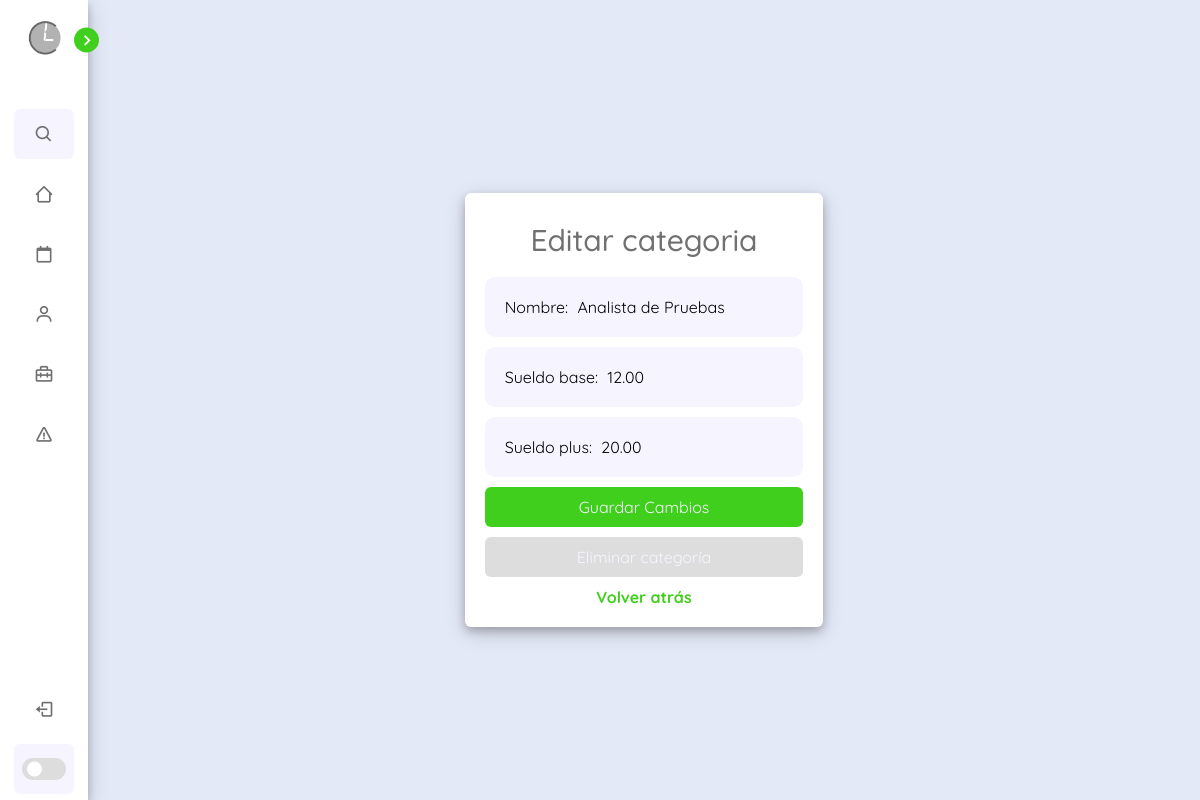
Page /scripts/php/category/categoryEdit.php?id_categoria=2 on the committed database.
### tables this page shows
CREATE TABLE `categorias` (
  `id_categoria` int(10) NOT NULL,
  `id_departamento` int(10) NOT NULL,
  `nombre` varchar(50) NOT NULL,
  `sueldo_normal` decimal(9,2) NOT NULL,
  `sueldo_plus` decimal(9,2) NOT NULL
);

### scripts/php/category/categoryEdit.php (the view, shortened to what this page needs)
<!DOCTYPE html>
<html lang="es">
<head>
    <link href="../../../css/dashboard.css" rel="stylesheet" />
    <link href="https://unpkg.com/boxicons@2.1.4/css/boxicons.min.css" rel="stylesheet" />
    <link rel="stylesheet" href="https://cdn.jsdelivr.net/npm/sweetalert2@11.6.7/dist/sweetalert2.min.css">
</head>
<body>
    <nav class="sidebar close">
        <header>
            <div class="image-text">
                <span class="image">
                    <img src="../../../img/cuandoLibro-logo.png" alt="logoClaro" />
                </span>
            </div>
            <i class="bx bx-chevron-right toggle"></i>
        </header>
        <div class="menu-bar">
            <div class="menu">
                <li class="search-box">
                    <i class="bx bx-search icon"></i>
                </li>
                <ul class="menu-links">
                    <li class="nav-links">
                        <a href="../dashboard.php">
                            <i class="bx bx-home-alt-2 icon"></i>
                        </a>
                    </li>
                    <li class="nav-links">
                        <a href="horarios.php">
                            <i class="bx bx-calendar-alt icon"></i>
                        </a>
                    </li>
                    <li class="nav-links">
                        <a href="trabajadores.php">
                            <i class="bx bx-user icon"></i>
                        </a>
                    </li>
                    <li class="nav-links">
                        <a href="#department">
                            <i class="bx bx-briefcase-alt-2 icon"></i>
                        </a>
                    </li>
                    <li class="nav-links">
                        <a href="avisos.php">
                            <i class="bx bx-error icon"></i>
                        </a>
                    </li>
                </ul>
            </div>
            <div class="bottom-content">
                <li class="">
                    <a href="../scripts/php/seguridad/cerrarSesion.php">
                        <i class="bx bx-log-out icon"></i>
                    </a>
                </li>
                <li class="mode">
                    <div class="toogle-switch">
                        <span class="switch"></span>
                    </div>
                </li>
            </div>
        </div>
    </nav>
    <section class="homeTitle" id="department">
        <div class="contenedor-formulario">
            <?php
            include("../seguridad/conexion.php");
            $id_categoria = isset($_GET['id_categoria']) ? $_GET['id_categoria'] : null;
            $id_departamento = isset($_GET['id_departamento']) ? $_GET['id_departamento'] : null;
            $nombre_departamento = isset($_GET['nombre_departamento']) ? $_GET['nombre_departamento'] : null;
            $query_departamentos = "SELECT * FROM categorias WHERE id_categoria = '$id_categoria'";
            $resultado_departamentos = mysqli_query($conexion, $query_departamentos);
            if ($resultado_departamentos->num_rows > 0) {
                $datos_departamentos = mysqli_fetch_assoc($resultado_departamentos);
                ?>
                <form class="form" id="scheduleForm">
                    <h2 class="text">Editar categoria</h2>
                    <label for="nombre">Nombre:
                        <input type="text" name="nombre" value="<?php echo $datos_departamentos['nombre']; ?>">
                    </label>
                    <label for="sueldo_normal">Sueldo base:
                        <input type="number" step="0.01" name="sueldo_normal"
                            value="<?php echo $datos_departamentos['sueldo_normal']; ?>">
                    </label>
                    <label for="sueldo_plus">Sueldo plus:
                        <input type="number" step="0.01" name="sueldo_plus"
                            value="<?php echo $datos_departamentos['sueldo_plus']; ?>">
                    </label>
                    <button onclick="saveCategory()" type="button" class="saveButton">Guardar Cambios</button>
                    <button onclick="deleteCategory()" type="button" class="deleteButton">Eliminar categoría</button>
                    <a
                        href="../../../sites/categorias.php?id_departamento=<?php echo $id_departamento ?>&nombre_departamento=<?php echo $nombre_departamento ?>">Volver
                        atrás</a>
                </form>
                <?php
            } else {
                echo "No se encontraron datos para el departamento con ID: $id_categoria";
            }
            ?>
        </div>
    </section>
</body>
</html>

### css/dashboard.css (style rules this page uses)
:root { --body-color: #E4E9F7; --sidebar-color: #FFF; --primary-color: #41cf1d; --primary-color-light: #F6F5FF; --toggle-color: #DDD; --text-color: #707070; --box-shadow: 0 4px 8px 0 rgba(0, 0, 0, 0.2), 0 6px 20px 0 rgba(0, 0, 0, 0.19); --tran-02: all 0.2s ease; --tran-03: all 0.3s ease; --tran-04: all 0.4s ease; --tran-05: all 0.5s ease; }
* { margin: 0; padding: 0; box-sizing: border-box; font-family: 'QuickSand', sans-serif; }
body { height: 100vh; background: var(--body-color); transition: var(--tran-02); overflow: auto; }
.sidebar .image { min-width: 60px; display: flex; align-items: center; justify-content: center; }
.sidebar header { position: relative; }
.sidebar li { height: 50px; margin-top: 10px; list-style: none; display: flex; align-items: center; }
.sidebar li .icon { display: flex; align-items: center; justify-content: center; min-width: 60px; font-size: 20px; }
.sidebar li .icon, .sidebar li .text { color: var(--text-color); transition: var(--tran-04); }
.sidebar { position: fixed; top: 0; left: 0; height: 100%; width: 250px; padding: 10px 14px; background: var(--sidebar-color); transition: var(--tran-05); z-index: 100; box-shadow: var(--box-shadow); }
.sidebar.close { width: 88px; }
.sidebar .image-text img { width: 40px; border-radius: 6px; }
.sidebar header .image-text { display: flex; align-items: center; }
.sidebar header .toggle { position: absolute; top: 55%; right: -25px; transform: translateY(-50%); height: 25px; width: 25px; background: var(--primary-color); display: flex; align-items: center; justify-content: center; border-radius: 50%; color: var(--sidebar-color); font-size: 22px; transition: var(--tran-03); cursor: pointer; }
.sidebar .menu { margin-top: 35px; }
.sidebar .search-box { border-radius: 6px; background: var(--primary-color-light); transition: var(--tran-05); }
.sidebar li a { height: 100%; width: 100%; display: flex; align-items: center; text-decoration: none; border-radius: 6px; transition: var(--tran-04); }
.sidebar .menu-bar { height: calc(100% - 50px); display: flex; flex-direction: column; justify-content: space-between; }
.menu-bar .mode { position: relative; border-radius: 6px; background: var(--primary-color-light); }
.menu-bar .mode .toogle-switch { position: absolute; right: 0px; align-items: center; justify-content: center; display: flex; height: 100%; min-width: 60px; cursor: pointer; background: var(--primary-color-light); border-radius: 6px; }
.toogle-switch .switch { position: relative; height: 22px; width: 44px; background: var(--toggle-color); border-radius: 25px; }
.switch::before { content: ''; position: absolute; height: 15px; width: 15px; border-radius: 50%; top: 50%; left: 5px; transform: translateY(-50%); background: var(--sidebar-color); cursor: pointer; transition: var(--tran-03); }
.homeTitle { position: relative; height: 100vh; left: 250px; width: calc(100% - 250px); background: var(--body-color); transition: var(--tran-05); }
.text { font-size: 30px; font-weight: 500; color: var(--text-color); padding: 8px 40px; }
.homeTitle .text { font-size: 30px; font-weight: 500; color: var(--text-color); padding: 8px 40px; }
.sidebar.close ~ .homeTitle { left: 88px; width: calc(100% - 88px); }
.contenedor-formulario { display: flex; flex-direction: column; align-items: center; justify-content: center; height: 100vh; }
.form { background-color: var(--sidebar-color); box-shadow: var(--box-shadow); border-radius: 6px; margin-top: 20px; text-align: center; padding: 20px; display: flex; flex-direction: column; gap: 10px; }
.saveButton { color: var(--primary-color-light); border: none; background: var(--primary-color); padding: 10px 15px; cursor: pointer; border-radius: 6px; transition: transform var(--tran-04); }
.deleteButton { color: var(--primary-color-light); border: none; background: var(--toggle-color); padding: 10px 15px; cursor: pointer; border-radius: 6px; transition: var(--tran-04); }
.form a { text-decoration: none; color: var(--primary-color); font-weight: bold; transition: color 0.3s ease; }
.form label { text-align: justify; padding: 20px; background: var(--primary-color-light); border-radius: 10px; }
.form label input { border-radius: 6px; background: var(--primary-color-light); outline: none; border: none; padding: 0 5px; }
.form label input, .saveButton, .deleteButton { font-size: 16px; }
.form label input::placeholder { color: rgba(37, 37, 37, 0.5); }

### rows in the picture
categorias: nombre "Analista de Pruebas", sueldo_normal "12.00", sueldo_plus "20.00"
